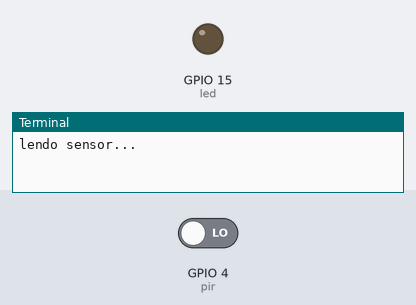
Bench run of a program on a simulated Raspberry Pi (BCM pin numbers). Parts: output pins drawn as LEDs (lit = HIGH), the last lines printed to the terminal. Inputs (shaded band) come from the test bench; at power-on: GPIO 4 (pir) LOW.

Above: at 1.2 s.
1.3 s: GPIO 4 (pir) driven HIGH
At 2.1 s:
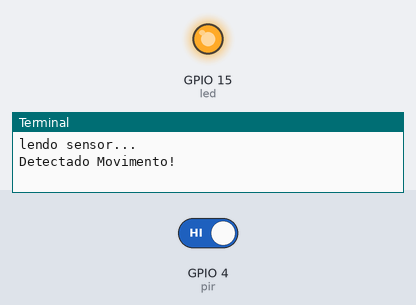
2.8 s: GPIO 4 (pir) driven LOW
At 5.6 s:
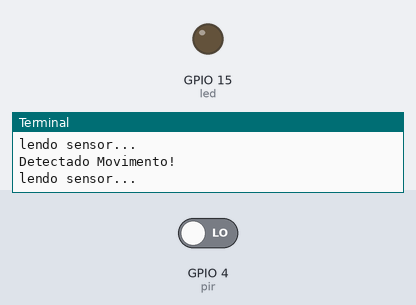
Timing chart, 0 to 7.1 s (numbered marks = the images above; inputs shaded):
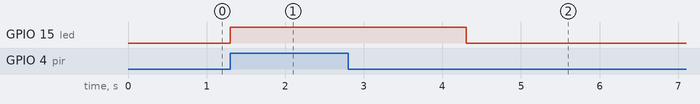

The program:

PIR2.py
```python
from gpiozero import MotionSensor, LED
from signal import pause
from time import sleep


pir = MotionSensor(4)
led = LED(15)

led.off()

while True:
    print("lendo sensor...")
    pir.wait_for_motion()
    if pir.motion_detected:
        print("Detectado Movimento!")
        led.on()
    sleep(3)
    led.off()
```

Measured:
- after the input at 1.3 s, GPIO 15 (led): LOW → HIGH at once
- after the input at 2.8 s, GPIO 15 (led): HIGH → LOW after 1.5 s
